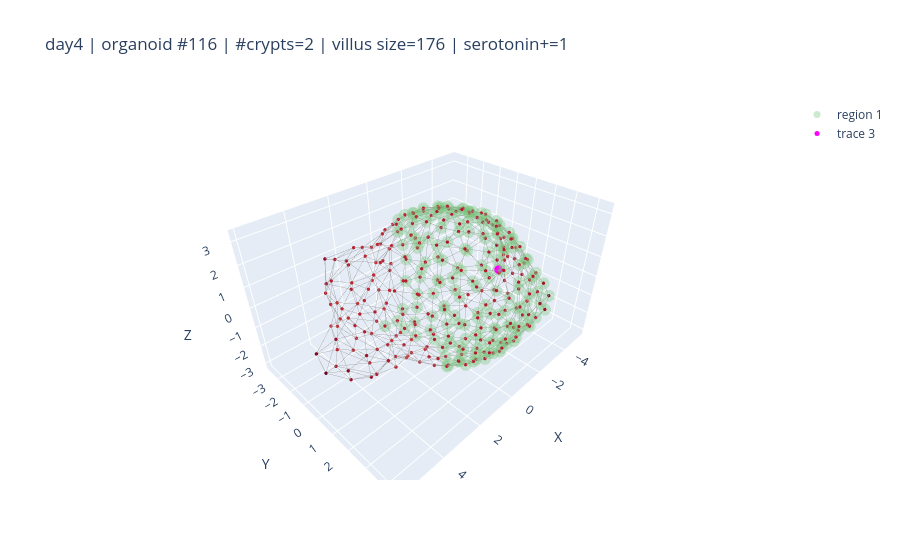
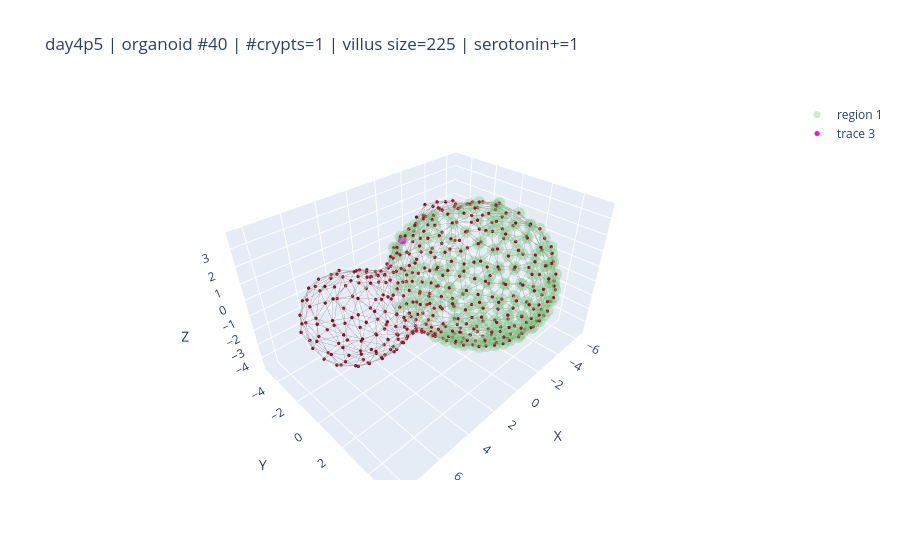
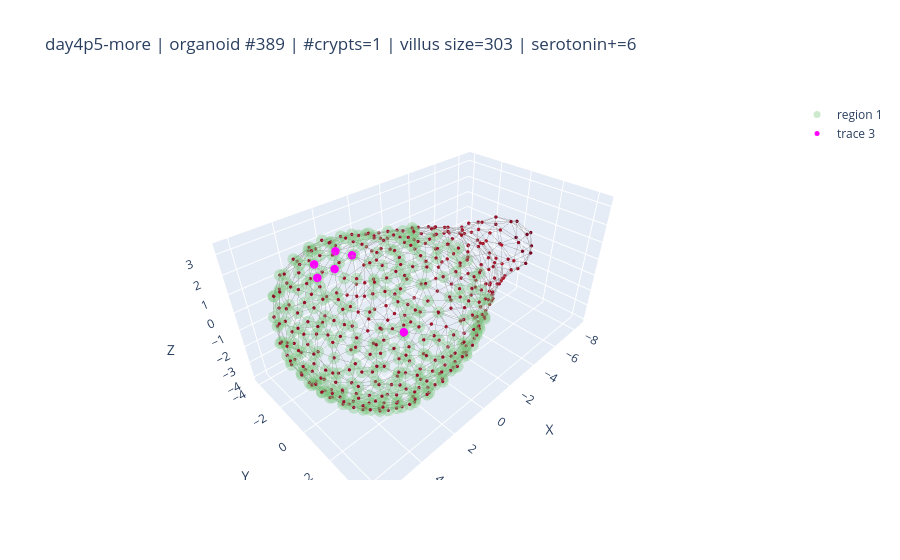
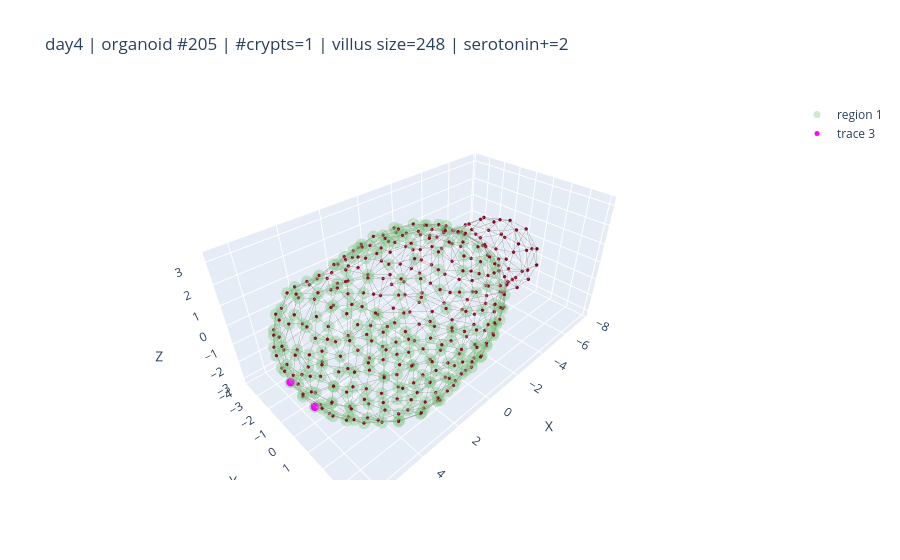

Source (notebook cell) for these figures, in order:
### Code cell
# -------- settings --------
min_cells = 10                # ignore villi/crypts smaller than this
max_examples = 5             # cap the number of plots
seed = None                      # set to None for non-reproducible sampling
node_size = 2
villus_colorscale = 'Greens'
serotonin_color = 'magenta'
marker_name_serotonin = "Serotonin"

def _marker_index(names, target="Serotonin"):
    if names is None: 
        return None
    try:
        return names.index(target)
    except ValueError:
        for j, nm in enumerate(names):
            if isinstance(nm, str) and nm.lower() == target.lower():
                return j
    return None

# ---- 1) Collect all candidate villi: (tp, i, villus_indices, meta_info) ----
candidates = []
for tp, d in results.items():
    markers_all   = d.get("markers_all",  np.array([], dtype=object))
    centroids_all = d.get("centroids_all", [])
    graphs_all    = d.get("cell_graphs_all", [])
    HKS_all       = d.get("HKS_all", None)
    crypts_all    = d.get("crypts_all",   [])
    villus_all    = d.get("villus_all",   [])
    names         = d.get("marker_names", None)

    # normalize object arrays -> lists
    if isinstance(crypts_all, np.ndarray):    crypts_all    = crypts_all.tolist()
    if isinstance(villus_all, np.ndarray):    villus_all    = villus_all.tolist()
    if isinstance(centroids_all, np.ndarray): centroids_all = centroids_all.tolist()
    if isinstance(graphs_all, np.ndarray):    graphs_all    = graphs_all.tolist()

    if markers_all is None or len(markers_all) == 0:
        continue

    ser_idx = _marker_index(names, marker_name_serotonin)
    if ser_idx is None:
        continue  # this timepoint has no serotonin marker

    n_items = len(markers_all)
    for i in range(n_items):
        markers = markers_all[i]
        if markers is None:
            continue

        crypt_patches  = _to_patch_list(crypts_all[i]  if i < len(crypts_all)  else None)
        villus_patches = _to_patch_list(villus_all[i]  if i < len(villus_all)  else None)

        # filter by region size
        crypt_patches  = [p for p in crypt_patches  if len(p) >= min_cells]
        villus_patches = [p for p in villus_patches if len(p) >= min_cells]

        if not crypt_patches or not villus_patches:
            continue  # require organoid to contain crypts and at least one villus

        for villus_patch in villus_patches:
            idx = np.fromiter(villus_patch, dtype=int)
            if idx.size == 0:
                continue
            ser_mask_villus = np.asarray(markers[idx, ser_idx], dtype=bool).reshape(-1)
            if np.any(ser_mask_villus):
                # store minimal info needed for plotting later
                meta = {
                    "tp": tp,
                    "org_idx": i,
                    "villus_size": int(idx.size),
                    "ser_count": int(np.count_nonzero(ser_mask_villus)),
                    "n_crypts": len(crypt_patches)
                }
                candidates.append( (tp, i, idx, meta) )

# ---- 2) Randomly sample up to max_examples and plot ----
if not candidates:
    print("No villi with Serotonin found in organoids that contain crypts (after filtering).")
else:
    if seed is not None:
        np.random.seed(seed)
    k = min(max_examples, len(candidates))
    sel = np.random.choice(len(candidates), size=k, replace=False)

    plotted = 0
    for j in sel:
        tp, i, idx, meta = candidates[j]
        d = results[tp]

        C = d['centroids_all'][i]
        G = d['cell_graphs_all'][i]
        H = None
        try:
            if d.get('HKS_all', None) is not None and d['HKS_all'][i] is not None:
                H = d['HKS_all'][i][:, 0]
        except Exception:
            H = None

        # rebuild serotonin mask (could also have saved it, but quick to recompute)
        names = d.get("marker_names", None)
        ser_idx = _marker_index(names, marker_name_serotonin)
        markers = d['markers_all'][i]
        ser_mask_villus = np.asarray(markers[idx, ser_idx], dtype=bool).reshape(-1)
        idx_ser = idx[ser_mask_villus]

        # --- plot whole organoid ---
        fig = plot_organoid_graph(C, G, H, node_size=node_size)

        # highlight the selected villus
        add_region_overlays(fig, C, [idx.tolist()], colorscale=villus_colorscale)
        
        # highlight serotonin+ inside the villus
        fig.add_trace(
            go.Scatter3d(
                x=C[idx_ser, 0], y=C[idx_ser, 1], z=C[idx_ser, 2],
                mode="markers",
                marker=dict(size=node_size+3, color=serotonin_color),
                showlegend=True, hoverinfo="skip",
            )
        )

        # title / annotation
        fig.update_layout(
            title=f"{meta['tp']} | organoid #{meta['org_idx']} | #crypts={meta['n_crypts']} | villus size={meta['villus_size']} | serotonin+={meta['ser_count']}"
        )

        fig.show()
        plotted += 1

    print(f"Plotted {plotted} random villi with Serotonin (out of {len(candidates)} candidates).")

### Figure 1 — Plotly figure (JSON) as saved in the notebook; plotly's stock layout.template omitted (floating-point values rounded to 4 significant figures; data arrays with more than 128 entries replaced by an {"elided": "..."} marker saying what was removed)
{"data": [{"hoverinfo": "skip", "line": {"color": "rgba(120,120,120,0.75)", "width": 1}, "mode": "lines", "showlegend": false, "type": "scatter3d", "x": {"elided": "2538 float values"}, "y": {"elided": "2538 float values"}, "z": {"elided": "2538 float values"}}, {"hoverinfo": "skip", "marker": {"cmax": 0.103, "cmid": 0, "cmin": -0.103, "color": {"elided": "283 float values"}, "colorscale": [[0, "rgb(5,48,97)"], [0.1, "rgb(33,102,172)"], [0.2, "rgb(67,147,195)"], [0.3, "rgb(146,197,222)"], [0.4, "rgb(209,229,240)"], [0.5, "rgb(247,247,247)"], [0.6, "rgb(253,219,199)"], [0.7, "rgb(244,165,130)"], [0.8, "rgb(214,96,77)"], [0.9, "rgb(178,24,43)"], [1, "rgb(103,0,31)"]], "line": {"width": 0}, "size": 2}, "mode": "markers", "showlegend": false, "type": "scatter3d", "x": {"elided": "283 float values"}, "y": {"elided": "283 float values"}, "z": {"elided": "283 float values"}}, {"hoverinfo": "skip", "marker": {"color": "rgb(116, 196, 118)", "size": 7}, "mode": "markers", "name": "region 1", "opacity": 0.35, "showlegend": true, "type": "scatter3d", "x": {"elided": "176 float values"}, "y": {"elided": "176 float values"}, "z": {"elided": "176 float values"}}, {"hoverinfo": "skip", "marker": {"color": "magenta", "size": 5}, "mode": "markers", "showlegend": true, "type": "scatter3d", "x": [-4.518], "y": [0.1928], "z": [-1.181]}], "layout": {"scene": {"aspectmode": "data", "xaxis": {"title": {"text": "X"}}, "yaxis": {"title": {"text": "Y"}}, "zaxis": {"title": {"text": "Z"}}}, "title": {"text": "day4 | organoid #116 | #crypts=2 | villus size=176 | serotonin+=1"}}}

### Figure 2 — Plotly figure (JSON) as saved in the notebook; plotly's stock layout.template omitted (floating-point values rounded to 4 significant figures; data arrays with more than 128 entries replaced by an {"elided": "..."} marker saying what was removed)
{"data": [{"hoverinfo": "skip", "line": {"color": "rgba(120,120,120,0.75)", "width": 1}, "mode": "lines", "showlegend": false, "type": "scatter3d", "x": {"elided": "3942 float values"}, "y": {"elided": "3942 float values"}, "z": {"elided": "3942 float values"}}, {"hoverinfo": "skip", "marker": {"cmax": 0.09203, "cmid": 0, "cmin": -0.09203, "color": {"elided": "439 float values"}, "colorscale": [[0, "rgb(5,48,97)"], [0.1, "rgb(33,102,172)"], [0.2, "rgb(67,147,195)"], [0.3, "rgb(146,197,222)"], [0.4, "rgb(209,229,240)"], [0.5, "rgb(247,247,247)"], [0.6, "rgb(253,219,199)"], [0.7, "rgb(244,165,130)"], [0.8, "rgb(214,96,77)"], [0.9, "rgb(178,24,43)"], [1, "rgb(103,0,31)"]], "line": {"width": 0}, "size": 2}, "mode": "markers", "showlegend": false, "type": "scatter3d", "x": {"elided": "439 float values"}, "y": {"elided": "439 float values"}, "z": {"elided": "439 float values"}}, {"hoverinfo": "skip", "marker": {"color": "rgb(116, 196, 118)", "size": 7}, "mode": "markers", "name": "region 1", "opacity": 0.35, "showlegend": true, "type": "scatter3d", "x": {"elided": "225 float values"}, "y": {"elided": "225 float values"}, "z": {"elided": "225 float values"}}, {"hoverinfo": "skip", "marker": {"color": "magenta", "size": 5}, "mode": "markers", "showlegend": true, "type": "scatter3d", "x": [-0.4513], "y": [-3.73], "z": [0.5017]}], "layout": {"scene": {"aspectmode": "data", "xaxis": {"title": {"text": "X"}}, "yaxis": {"title": {"text": "Y"}}, "zaxis": {"title": {"text": "Z"}}}, "title": {"text": "day4p5 | organoid #40 | #crypts=1 | villus size=225 | serotonin+=1"}}}

### Figure 3 — Plotly figure (JSON) as saved in the notebook; plotly's stock layout.template omitted (floating-point values rounded to 4 significant figures; data arrays with more than 128 entries replaced by an {"elided": "..."} marker saying what was removed)
{"data": [{"hoverinfo": "skip", "line": {"color": "rgba(120,120,120,0.75)", "width": 1}, "mode": "lines", "showlegend": false, "type": "scatter3d", "x": {"elided": "3900 float values"}, "y": {"elided": "3900 float values"}, "z": {"elided": "3900 float values"}}, {"hoverinfo": "skip", "marker": {"cmax": 0.09288, "cmid": 0, "cmin": -0.09288, "color": {"elided": "433 float values"}, "colorscale": [[0, "rgb(5,48,97)"], [0.1, "rgb(33,102,172)"], [0.2, "rgb(67,147,195)"], [0.3, "rgb(146,197,222)"], [0.4, "rgb(209,229,240)"], [0.5, "rgb(247,247,247)"], [0.6, "rgb(253,219,199)"], [0.7, "rgb(244,165,130)"], [0.8, "rgb(214,96,77)"], [0.9, "rgb(178,24,43)"], [1, "rgb(103,0,31)"]], "line": {"width": 0}, "size": 2}, "mode": "markers", "showlegend": false, "type": "scatter3d", "x": {"elided": "433 float values"}, "y": {"elided": "433 float values"}, "z": {"elided": "433 float values"}}, {"hoverinfo": "skip", "marker": {"color": "rgb(116, 196, 118)", "size": 7}, "mode": "markers", "name": "region 1", "opacity": 0.35, "showlegend": true, "type": "scatter3d", "x": {"elided": "303 float values"}, "y": {"elided": "303 float values"}, "z": {"elided": "303 float values"}}, {"hoverinfo": "skip", "marker": {"color": "magenta", "size": 5}, "mode": "markers", "showlegend": true, "type": "scatter3d", "x": [3.516, 2.917, 3.264, 4.219, 4.491, 3.804], "y": [3.429, -0.2164, -0.8362, -0.962, -0.3889, -0.186], "z": [1.737, 3.17, 3.242, 2.99, 2.754, 2.937]}], "layout": {"scene": {"aspectmode": "data", "xaxis": {"title": {"text": "X"}}, "yaxis": {"title": {"text": "Y"}}, "zaxis": {"title": {"text": "Z"}}}, "title": {"text": "day4p5-more | organoid #389 | #crypts=1 | villus size=303 | serotonin+=6"}}}

### Figure 4 — Plotly figure (JSON) as saved in the notebook; plotly's stock layout.template omitted (floating-point values rounded to 4 significant figures; data arrays with more than 128 entries replaced by an {"elided": "..."} marker saying what was removed)
{"data": [{"hoverinfo": "skip", "line": {"color": "rgba(120,120,120,0.75)", "width": 1}, "mode": "lines", "showlegend": false, "type": "scatter3d", "x": {"elided": "3264 float values"}, "y": {"elided": "3264 float values"}, "z": {"elided": "3264 float values"}}, {"hoverinfo": "skip", "marker": {"cmax": 0.08966, "cmid": 0, "cmin": -0.08966, "color": {"elided": "363 float values"}, "colorscale": [[0, "rgb(5,48,97)"], [0.1, "rgb(33,102,172)"], [0.2, "rgb(67,147,195)"], [0.3, "rgb(146,197,222)"], [0.4, "rgb(209,229,240)"], [0.5, "rgb(247,247,247)"], [0.6, "rgb(253,219,199)"], [0.7, "rgb(244,165,130)"], [0.8, "rgb(214,96,77)"], [0.9, "rgb(178,24,43)"], [1, "rgb(103,0,31)"]], "line": {"width": 0}, "size": 2}, "mode": "markers", "showlegend": false, "type": "scatter3d", "x": {"elided": "363 float values"}, "y": {"elided": "363 float values"}, "z": {"elided": "363 float values"}}, {"hoverinfo": "skip", "marker": {"color": "rgb(116, 196, 118)", "size": 7}, "mode": "markers", "name": "region 1", "opacity": 0.35, "showlegend": true, "type": "scatter3d", "x": {"elided": "248 float values"}, "y": {"elided": "248 float values"}, "z": {"elided": "248 float values"}}, {"hoverinfo": "skip", "marker": {"color": "magenta", "size": 5}, "mode": "markers", "showlegend": true, "type": "scatter3d", "x": [6.138, 6.318], "y": [0.6417, -0.6098], "z": [-1.697, -1.181]}], "layout": {"scene": {"aspectmode": "data", "xaxis": {"title": {"text": "X"}}, "yaxis": {"title": {"text": "Y"}}, "zaxis": {"title": {"text": "Z"}}}, "title": {"text": "day4 | organoid #205 | #crypts=1 | villus size=248 | serotonin+=2"}}}
